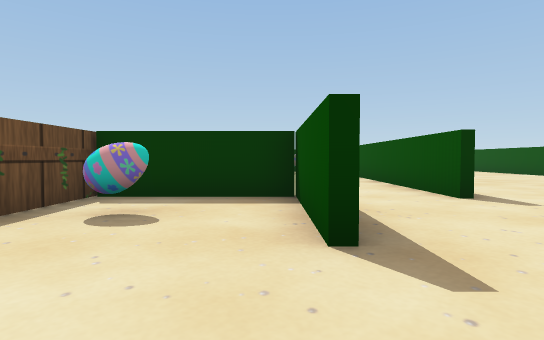
view 1 (above)

18 first-person views from a walk through a Unity game level. The camera is 0.58 m above the floor, tilts 2° down and sees 80° across. The floor is counted in squares, 1 m on a side. Each view is taken from the middle of a square. On the plan, view 1 faces up. The plan holds only what a view shows up to about 9 squares ahead; the rest is blank. The player is left out.

view 2
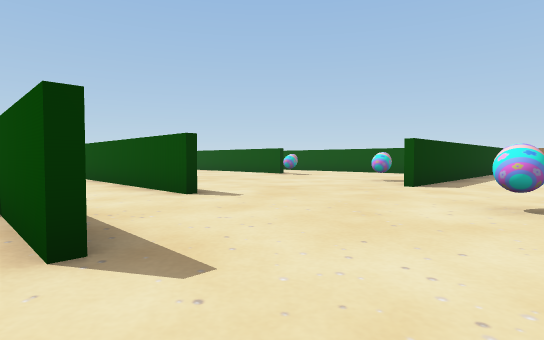

view 3
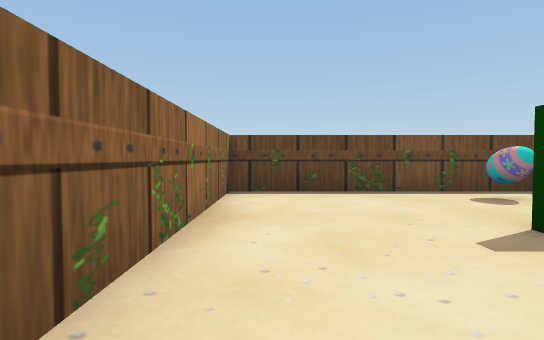

view 4
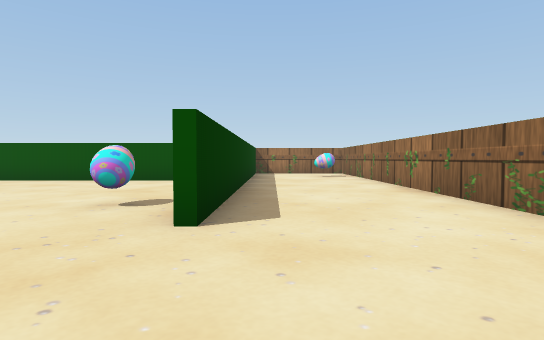

view 5
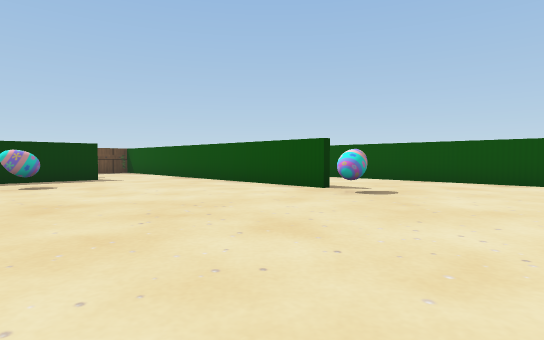

view 6
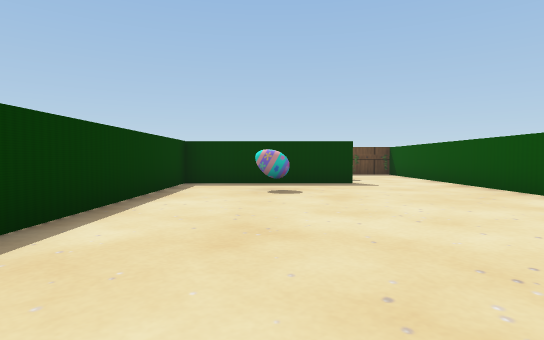

view 7
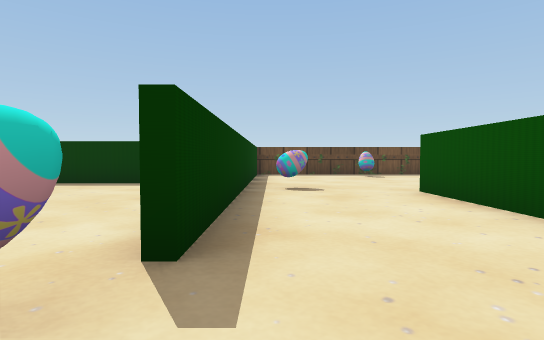

view 8
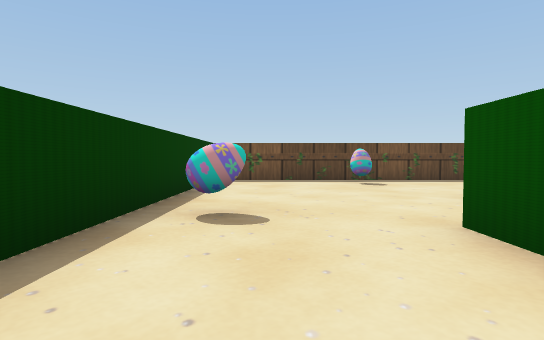

view 9
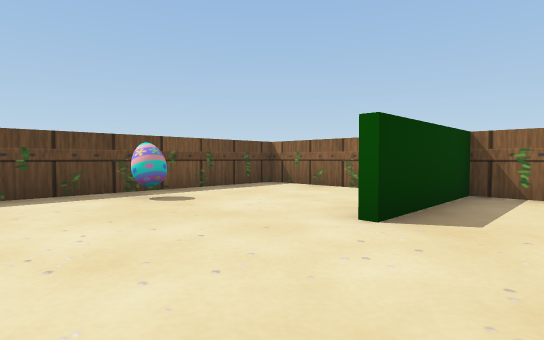

view 10
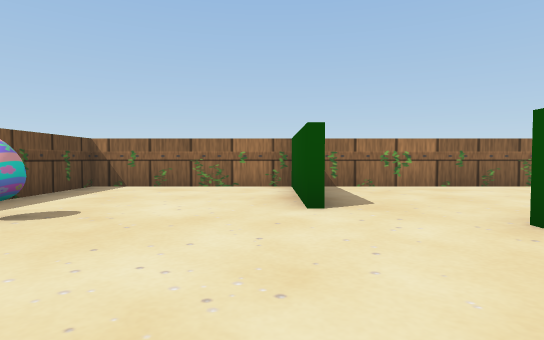

view 11
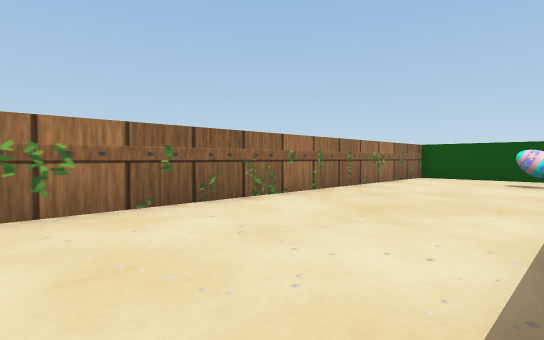

view 12
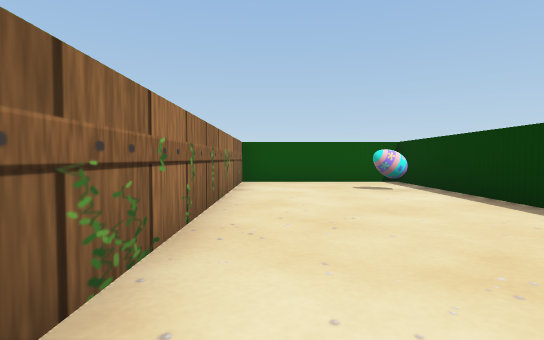

view 13
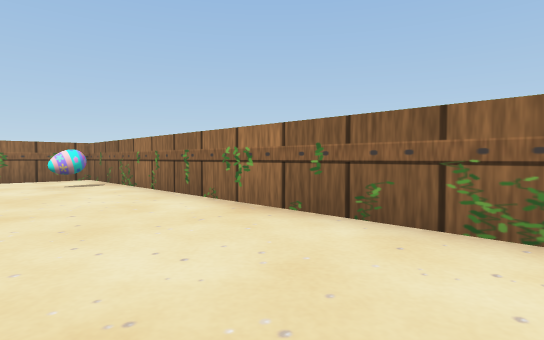

view 14
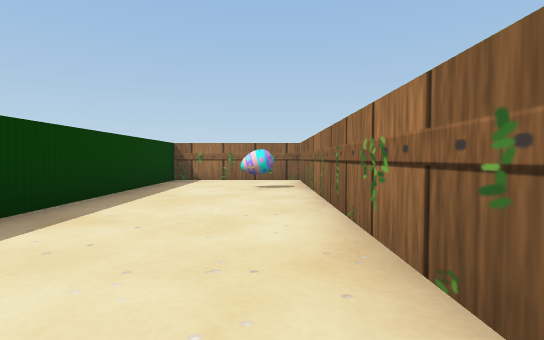

view 15
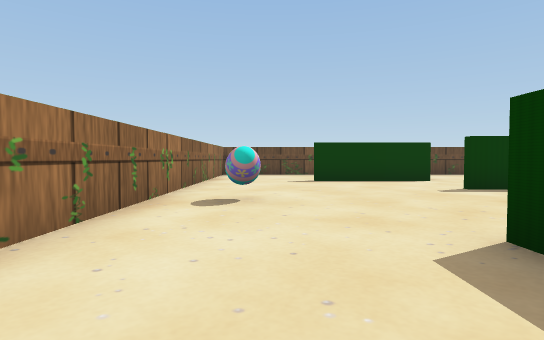

view 16
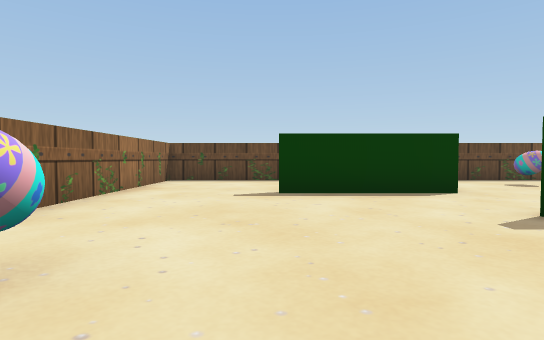

view 17
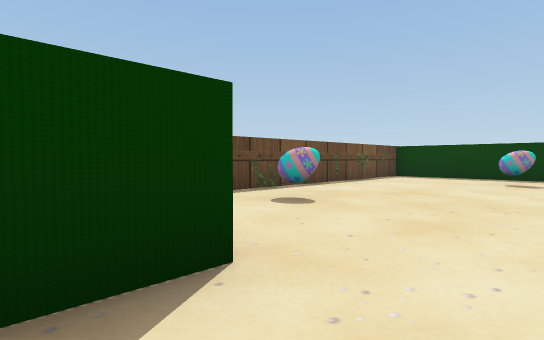

view 18
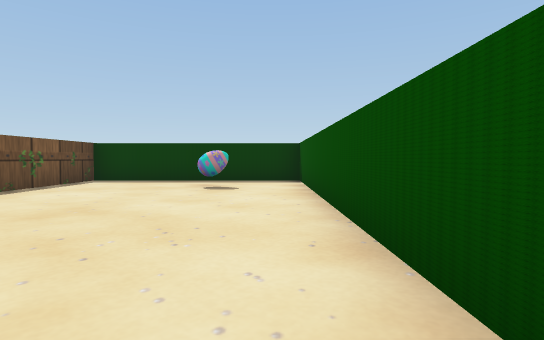

### Floor plan
Points are (right, up) in squares from view 1. A wall is a line through its corners. A room is listed if a view was taken in it or the views show most of it. See-through windows are left out.
Room 1 (views 1, 2)
walls: (0.4, 2) (0.4, 4.9) (-2.7, 4.9) (-2.7, -0.8) (0.5, -0.8)
ways out: opening at (1, 0.5) to room 2
objects: other object (-2, 3)
Room 2 (views 3, 4, 5, 6, 7, 8, 9, 10, 11, 12, 13, 14, 15, 16, 17)
walls: (9.3, 8.8) (9.3, 14.5); (12.8, 7.2) (12.8, 2.8) (16.8, 2.8); (12.6, 4.6) (12.6, 12.8); (7, 14.6) (2.9, 14.6) (2.9, 9.4); (2.9, 5.5) (2.9, 4.6); (13.8, 14.6) (16.6, 14.6); (2.7, 4.6) (2.7, 5.6); (16.8, 2.6) (6.8, 2.6); (9.5, 16.9) (9.5, 8.8); (16.9, 14.4) (13.8, 14.4); (0.6, 5.1) (0.6, 2.1); (0.5, -0.8) (16.7, -0.8) (16.7, 18.7) (10, 18.7)
ways out: opening at (1, 0.5) to room 1; opening at (2, 5) to room 3; opening at (8, 15)
objects: other object (4, 1); other object (5, 13); other object (8, 4); other object (9, 8); other object (10, 13); other object (13, 18); other object (14, 5); other object (15, 0)
Room 3 (view 18)
walls: (2.7, 5.6) (2.7, 14.6) (-2.7, 14.6) (-2.7, 7)
ways out: opening at (2, 5) to room 2
objects: other object (-1, 8); other object (1, 13)

Where each view was taken, in squares from view 1:
view 1: 0 up, 0 right, facing up
view 2: 0 up, 0 right, facing up-right
view 3: 0 up, 3 right, facing left
view 4: 2 up, 4 right, facing right
view 5: 5 up, 4 right, facing up-right
view 6: 7 up, 5 right, facing up
view 7: 7 up, 10 right, facing up
view 8: 10 up, 11 right, facing up
view 9: 13 up, 11 right, facing up-right
view 10: 15 up, 10 right, facing right
view 11: 13 up, 13 right, facing down-right
view 12: 11 up, 16 right, facing down
view 13: 2 up, 7 right, facing down-right
view 14: 0 up, 8 right, facing right
view 15: 1 up, 9 right, facing left
view 16: 2 up, 6 right, facing left
view 17: 4 up, 2 right, facing up-left
view 18: 6 up, 2 right, facing up
